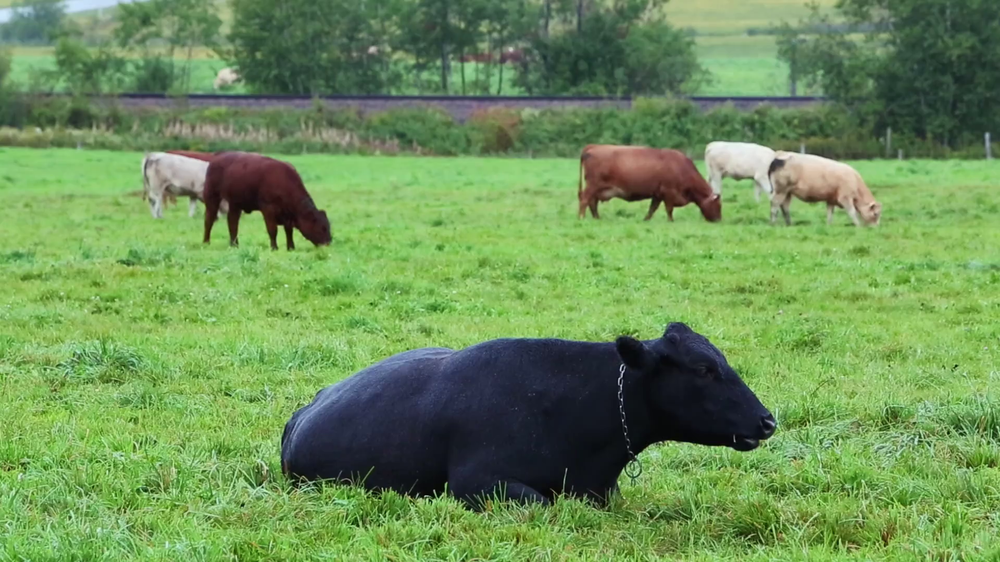
#> input picture Image - Télécom Paris/3D Vision/Lab4-Particle-Filtering/data/cows_first_frame.png, 1000 x 562 px, shrunk from 1920 x 1080 before the run; the run also reads 1 picture not shown here
$ jupyter execute --allow-errors TP_ParticleFiltering_LucasRenaudineau.ipynb   (shell and % lines are left out)
#> lines starting #> are read from the running program, lines starting #| are printed output that depends on the picture; pictures that were not available may be replaced by others from this repository, and a replacement may not be noted
[cell 1]
if 'google.colab' in str(get_ipython()):
  from google.colab import drive
  drive.mount('/content/drive')
  Working_directory = '/content/drive/MyDrive/TP-Particle-Filtering/'
else:
  Working_directory = ""

import os
import numpy as np

import matplotlib as mpl
import matplotlib.pyplot as plt
import matplotlib.patches as patches

import cv2 as cv

You should submit before the deadline a **TP_ParticleFilter_firstname1-surname1_firstname2-surname2.ipynb** containing the completed .ipynb notebook.

You do not need to attach the data nor the outputs (images and videos) as we must be able to regenerate the output by running your notebook.

# Particle filter for color-based object tracking

In this practical work, you will implement a particle filter-based single object tracking approach based on the "color-based probabilistic tracking" framework discussed in the lecture slides (starting from slide 16). The notebook guides you to implement the appearance model, the state propagation model, the particle filter itself, to finally run the tracker on videos.

### Extracting the template patch

We will first use the example video 'data/cows.avi'. The first frame in the video is saved in 'data/cows_first_frame.png' and we load it first below:

[cell 2]
data_dir = 'data'

[cell 3]
if 'google.colab' in str(get_ipython()):
  zeroth_frame_filename = Working_directory + data_dir + "/" + 'cows_first_frame.png'
else:
  zeroth_frame_filename = os.path.join(data_dir, 'cows_first_frame.png')
zeroth_frame = cv.imread(zeroth_frame_filename)
#> zeroth_frame is the input picture: shape (562, 1000, 3); mean B, G, R 88, 144.6, 109

[cell 4]
fig = plt.figure()
ax = fig.add_subplot(111, aspect='equal')
ax.imshow(cv.cvtColor(zeroth_frame, cv.COLOR_BGR2RGB))
plt.grid(False)
plt.axis('off')
plt.show()

The single object tracker tracks an object manually defined by a template patch that we have to extract from the first frame. Below I have defined a bounding box width, height, center coordinates $x,y$ so as to track the head of the brown cow. You can change the bounding box parameters to track another object if you want. To help place the bounding box, you can visualize the bounding box on top of the frame in the plot below.

[cell 5]
# Template patch
template_W = 100
template_H = 100
template_x = 600
template_y = 430

# Bounding box in [x1,y1,x2,y2] format:
template_bb = np.array([template_x-template_W//2,template_y-template_H//2,
                        template_x+template_W//2,template_y+template_H//2])

[cell 6]
fig = plt.figure(figsize=(10, 10*zeroth_frame.shape[0]/zeroth_frame.shape[1]))
ax = fig.add_subplot(111, aspect='equal')
ax.imshow(cv.cvtColor(zeroth_frame, cv.COLOR_BGR2RGB))
plt.grid(False)
plt.axis('off')

d = np.array([template_x-template_W//2,template_y-template_H//2,template_W,template_H]).astype(np.int32)
ax.add_patch(patches.Rectangle((d[0],d[1]),d[2],d[3],fill=False,lw=3,ec=np.random.rand(1, 3)))
plt.show()
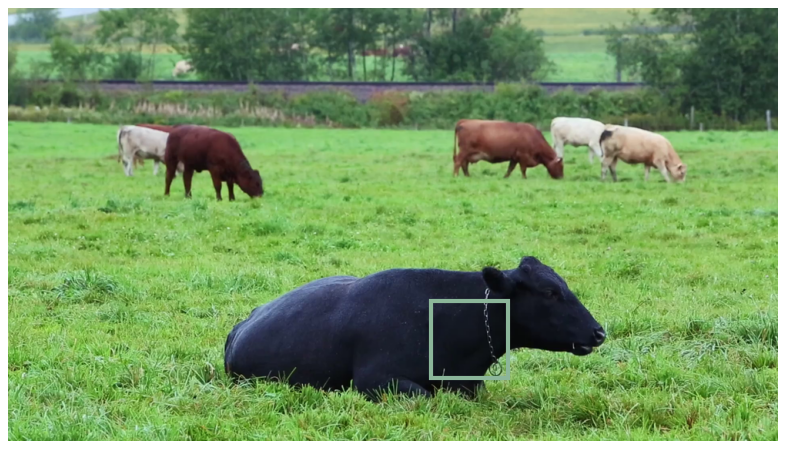
#> figure drawn by matplotlib, 1 panel

We will now implement a function that takes a frame (image) as input as well as a bounding box, and extracts a patch from the image at the specified bounding box location. The patch has dimension N along the $x$-axis and M along the $y$-axis. This routine will be used both to extract the template patch, and to extract candidate patches during the tracking.

The patch pixel values are probed at coordinates regularly spaced between the bounding box corners. This means that the coordinates may fall in-between pixels (they are real valued). Hence you will have to linearly interpolate image values to obtain the patch values.<br>
Moreover, the bounding box may fall partially outside the image, in which case you will have to extrapolate image values, replicating the border values as boundary condition.

[cell 7]
def extract_patch(image, bounding_box, N=64, M=64):
    """
    Extract a rectangular patch from image at location given by bounding_box.

    Returns: numpy.array((M,N,C))
        An image of size N*M, created by linearly interpolating pixel values in the
        original image at evenly spaced coordinates starting at the top-left corner
        of bounding box and ending at the bottom right corner of bounding box

    Arguments:

    image: numpy.array((H,W,C))
    bounding_box: numpy.array((4,)) in [x1,y1,x2,y2] format
    """
#> called with bounding_box = array of shape (4,), N = 64, M = 64

    # x and y coordinates at which to interpolate
    map_x, map_y = np.meshgrid(np.linspace(bounding_box[0],bounding_box[2],N,dtype='float32'),
                               np.linspace(bounding_box[1],bounding_box[3],M,dtype='float32'))

    # Hint: you can use cv.remap, with linear interpolation and border replication
    patch = cv.remap(image, map_x, map_y, cv.INTER_LINEAR, borderMode=cv.BORDER_REPLICATE)

    return patch

Now we can extract the template patch from `zeroth_frame`, thanks to the bounding box `template_bb` you manually defined previously.

[cell 8]
N = 64 # number of pixels in the patch along the x-axis
M = 64 # number of pixels in the patch along the y-axis

# Extract the template patch
template = extract_patch(zeroth_frame,template_bb,N,M)

[cell 9]
fig = plt.figure()
ax = fig.add_subplot(111, aspect='equal')
ax.imshow(cv.cvtColor(template, cv.COLOR_BGR2RGB))
plt.grid(False)
plt.axis('off')
plt.show()

### First appearance model

For the particle filter, we need to define the data likelihood given a state $p(z|x^{(i)})$. We will explore two variants of appearance models. The first is based on the candidate patch to template Mean Squared Error. We will first simply compute the Mean Squared Error between the candidate patch (CP) color values and the template (T) color values: $$MSE = \frac{1}{NMC} \Vert CP - T \Vert_2^2 , $$

where $N,M$ are the patch dimensions and $C$ the number of color channels. We then take $\exp(-\frac{\lambda}{2} \cdot MSE)$ to obtain a value that is a probability (up to an unimportant multiplicative factor).

[cell 10]
def mse_likelihood(image, template, bounding_boxes, lbda):
    """
    Evaluates the likelihood p(image|x_i) for x_i=bounding_boxes[i] for all i.
    The likelihood model is based on the patch-to-template Mean Square Error.

    Arguments:

    image: numpy.array((H,W,C))
    template: numpy.array((M,N,C))
    bounding_boxes: numpy.array((P,4)) where each row is in the format [x1,y1,x2,y2]
    lbda: real value or 1D numpy.array((L,))

    Returns: 1D numpy.array((P,)) if lbda is a scalar, numpy.array((L,P)) if lbda is a 1D array
        An array containing the likelihood values for each bounding box and each value of lbda.
    """

    # Extract patches delimited by bounding_boxes, where each
    # patch has the same dimensions as the template
    # Store them in a python list:
    N,M,C = template.shape
    patch_list = [extract_patch(image,bounding_box,N,M) for  bounding_box in bounding_boxes]

    # Compute the mean squared error between patch and template intensities, for every patch in the patch_list.
    mse_list = [np.sum((extract_patch(image,bounding_box,N,M)-template)**2)/(N*M*C) for bounding_box in bounding_boxes]
    mse = np.array(mse_list)

    # Compute the likelihood values and store them in a numpy array
    if np.isscalar(lbda):
        likelihoods = np.exp(-lbda*mse/2)
    else:
        likelihoods = np.exp(-lbda.reshape(-1,1) @ mse.reshape(1,-1)/2)

    return likelihoods

Let's visualize the likelihood map that we obtain for different lambda values. Each pixel value in this map represents the likelihood of a candidate patch centered at the given pixel (and of the same height and width as the template). The maps are subsampled by a factor of 10 for speed of execution.

As $\lambda$ gets larger, the map becomes more peaked around the actual template patch. For accurate object tracking, we will need maps that are quite peaked.

[cell 11]
bbs = [np.array([x-template_W//2,y-template_H//2,
                 x+template_W//2,y+template_H//2,]) for y in np.arange(0, zeroth_frame.shape[0], 10)
       for x in np.arange(0, zeroth_frame.shape[1], 10)]
bbs = np.array(bbs)

H_lik = zeroth_frame.shape[0]//10
W_lik = zeroth_frame.shape[1]//10
lbdas = np.array([0.005, 0.01, 0.02, 0.05, 0.1, 1.])
likelihoods = mse_likelihood(zeroth_frame, template, bbs, lbdas)
#> call 3 of extract_patch, with bounding_box = array of shape (4,), N = 64, M = 64
#> in extract_patch (call 3), `map_x, map_y = np.meshgrid(np.linspace(bounding_box[0],bounding_box[2]..`:
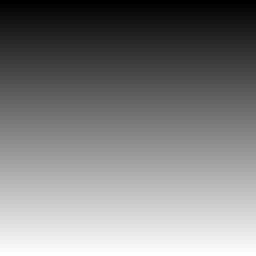
#> map_y: shape (64, 64) float32 (shown 4 times larger); min -50, max 50, mean 0; drawn with min black and max white
#> in extract_patch (call 7), `map_x, map_y = np.meshgrid(np.linspace(bounding_box[0],bounding_box[2]..`:
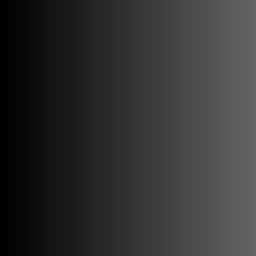
#> map_x: shape (64, 64) float32 (shown 4 times larger); min 0, max 100, mean 50
#> in extract_patch (call 10), `map_x, map_y = np.meshgrid(np.linspace(bounding_box[0],bounding_box[2]..`:
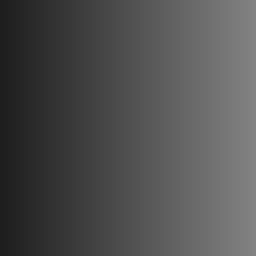
#> map_x: shape (64, 64) float32 (shown 4 times larger); min 30, max 130, mean 80
#> in extract_patch (call 13), `map_x, map_y = np.meshgrid(np.linspace(bounding_box[0],bounding_box[2]..`:
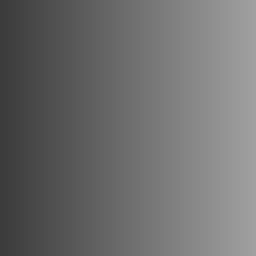
#> map_x: shape (64, 64) float32 (shown 4 times larger); min 60, max 160, mean 110
#> in extract_patch (call 13), `patch = cv.remap(image, map_x, map_y, cv.INTER_LINEAR, borderMode=cv.B..`:
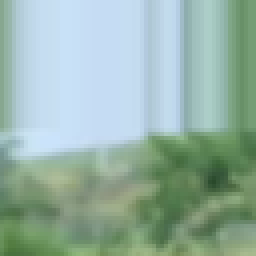
#> patch: shape (64, 64, 3) (shown 4 times larger); mean B, G, R 166.9, 178.5, 150.1
#> in extract_patch (call 14), `patch = cv.remap(image, map_x, map_y, cv.INTER_LINEAR, borderMode=cv.B..`:
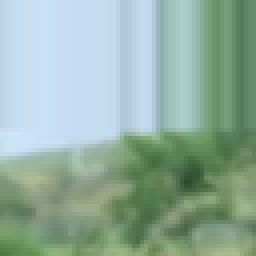
#> patch: shape (64, 64, 3) (shown 4 times larger); mean B, G, R 162.1, 175.6, 147.1
#> in extract_patch (call 15), `patch = cv.remap(image, map_x, map_y, cv.INTER_LINEAR, borderMode=cv.B..`:
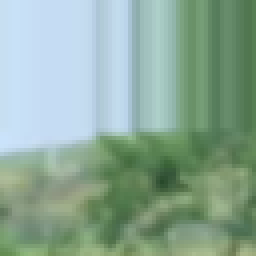
#> patch: shape (64, 64, 3) (shown 4 times larger); mean B, G, R 152.5, 169.3, 140.1
#> in extract_patch (call 16), `map_x, map_y = np.meshgrid(np.linspace(bounding_box[0],bounding_box[2]..`:
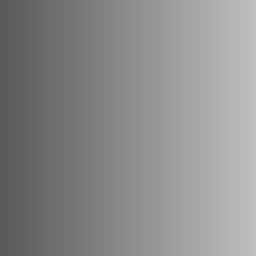
#> map_x: shape (64, 64) float32 (shown 4 times larger); min 90, max 190, mean 140
#> in extract_patch (call 16), `patch = cv.remap(image, map_x, map_y, cv.INTER_LINEAR, borderMode=cv.B..`:
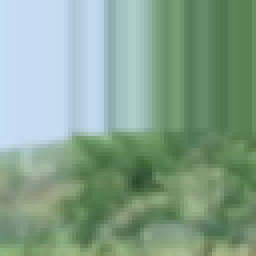
#> patch: shape (64, 64, 3) (shown 4 times larger); mean B, G, R 141.8, 162.7, 132.5
#> (the rest of the program and of its run is left out)
